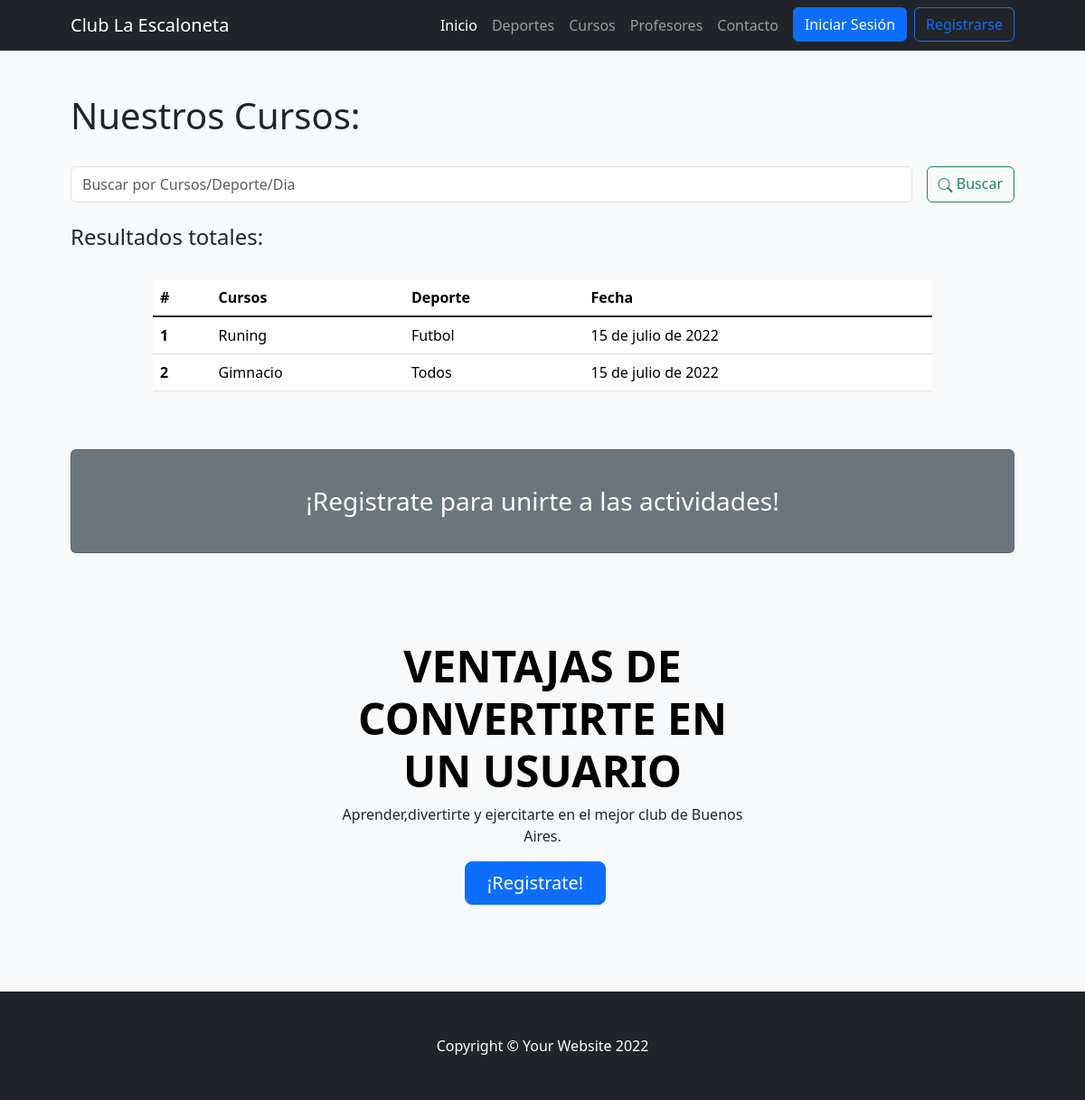
The page /cursos/ on the database as committed earlier.
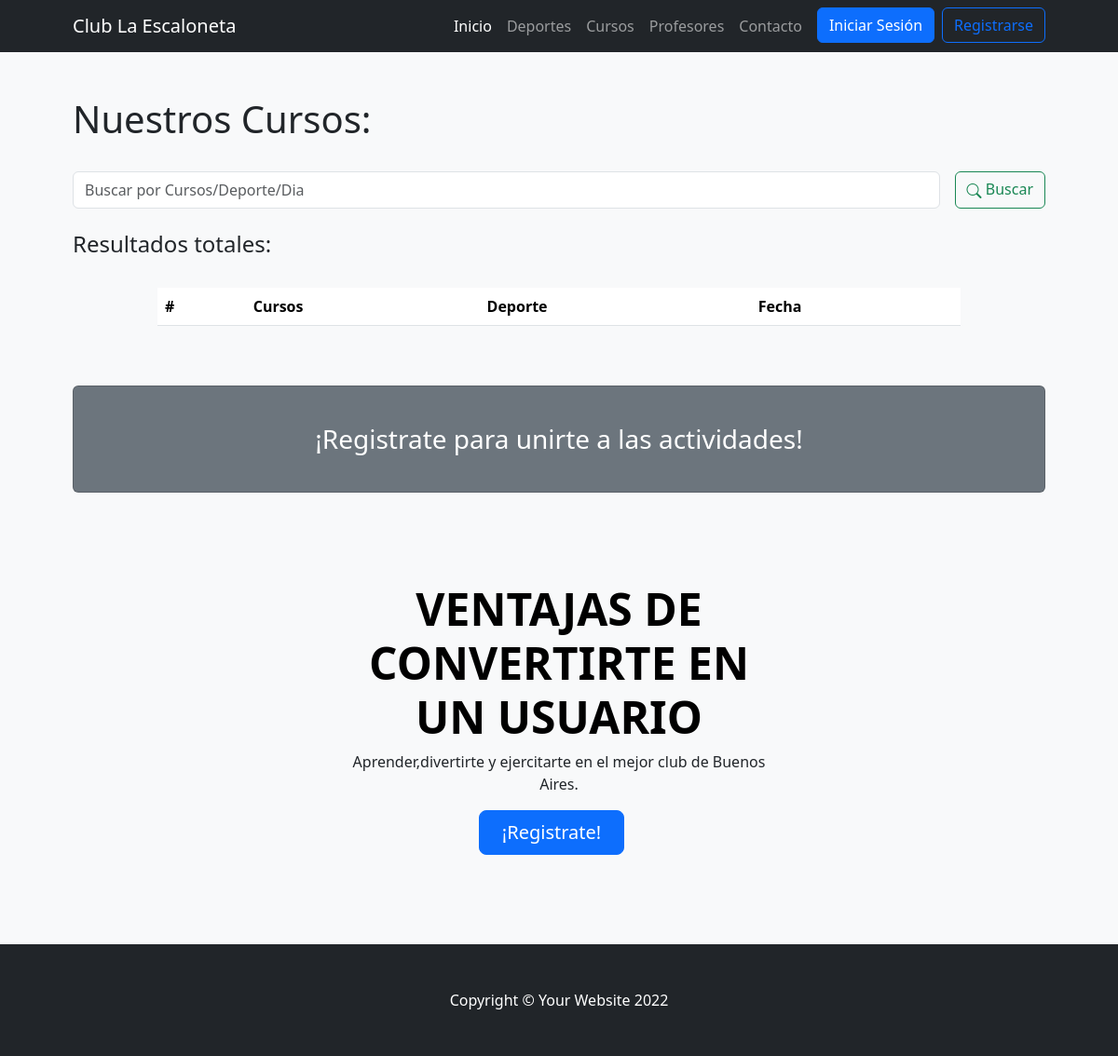
The same page on the database as committed later.
### ClubAPP/models.py (models this page shows)
class Curso(models.Model):
    nombre = models.CharField(max_length=30)
    deporte = models.CharField(max_length=30)
    fecha = models.DateField(max_length=30)

### ClubAPP/views.py (the view)
# urls.py: path('cursos/', cursos, name="Cursos"),
def cursos(request):
    if request.method == "POST":
        search = request.POST["search"]
        if search != "":
            cursos = Curso.objects.filter( Q(nombre__icontains=search) | Q(deporte__icontains=search) | Q(fecha__icontains=search) ).values()
            return render(request,"cursos.html",{"cursos":cursos, "search":True, "busqueda":search})
    cursos = Curso.objects.all()
    return render(request,"cursos.html",{"cursos":cursos})

### ClubAPP/template/cursos.html (shortened to what this page needs)
{% extends 'base.html' %}
{% load static %}
{% block contenidoPagina %}
<section class="bg-light py-5">
    <div class="container px-5">
        <h1>Nuestros Cursos:</h1>
        <br>
        <div class="row gx-5 justify-content-center">
            <div class="col-lg-12">
                <form class="d-flex my-2 my-lg-0" action="" method="post">
                    <input class="flex-grow-0 form-control mr-sm-2" type="search" name="search" placeholder="Buscar por Cursos/Deporte/Dia" aria-label="Search">
                    <button class="btn btn-outline-success text-nowrap ms-3 my-2 my-sm-0" type="submit"> <i class="bi bi-search"></i> Buscar</button>
                </form>
            </div>
        </div>
        <br>
        <h4>Resultados
            {% if search %}
                para "{{busqueda}}":
            {% else %}
                totales:
            {% endif %}
        </h4>
        <br>
        <div class="row gx-5 justify-content-center">
            <div class="col-lg-10 table-responsive">
                <table class="table table-theme">
                    <thead>
                        <tr>
                            <th scope="col">#</th>
                            <th scope="col">Cursos</th>
                            <th scope="col">Deporte</th>
                            <th scope="col">Fecha</th>
                        </tr>
                    </thead>
                    <tbody>
                        {% for curso in cursos %}
                            <tr>
                                <th scope="row">{{forloop.counter}}</th>
                                <td>{{curso.nombre}}</td>
                                <td>{{curso.deporte}}</td>
                                <td>{{curso.fecha}}</td>
                            </tr>
                        {% endfor %}
                    </tbody>
                </table>
            </div>
        </div>
        <div>
            {% if not user.is_authenticated %}
                <div class="card text-white bg-secondary my-5 py-4 text-center">
                    <div class="card-body"><h3 class="text-white m-0">¡Registrate para unirte a las actividades!</h3></div>
                </div>
                <div class="container px-5">
                    <div class="row gx-5 justify-content-center">
                        <div class="col-lg-6">
                            <div class="text-center my-5">
                                <h1 class="display-5 fw-bolder text-black mb-2">VENTAJAS DE CONVERTIRTE EN UN USUARIO</h1>
                                <p>Aprender,divertirte y ejercitarte en el mejor club de Buenos Aires.</p>
                                <div class="d-grid gap-3 d-sm-flex justify-content-sm-center">
                                    <a class="btn btn-primary btn-lg px-4 me-sm-3" href="{% url 'Registro' %}">¡Registrate!</a>
                                </div>
                            </div>
                        </div>
                    </div>
                </div>
            {% endif %}
        </div>
    </div>
</section>
{% endblock %}

Rows that differ between the two databases and show on the page:
removed Curso: nombre "Runing", deporte "Futbol", fecha "15 de julio de 2022"
removed Curso: nombre "Gimnacio", deporte "Todos", fecha "15 de julio de 2022"
